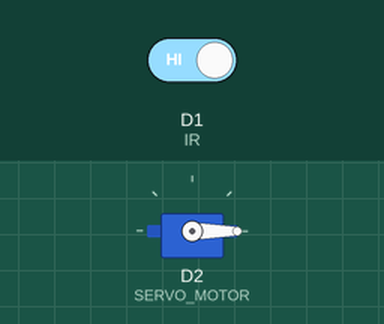
Recording of a sketch running on a simulated ESP8266 (NodeMCU). Shown: servo. The test bench sets the inputs (shaded band); at power-on: D1 (IR) HIGH. WiFi joins after 1.5 s; servers stay silent unless stated; network time is answered at once with the bench clock; the local clock reads 2024-03-15 10:24:30 at power-on unless the sketch sets it; what the sketch prints to the serial monitor is not drawn.

Above: at 2.7 s.
2.8 s: D1 (IR) driven LOW
At 6.3 s:
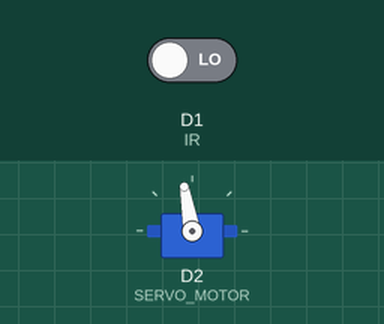
7.0 s: D1 (IR) driven HIGH
At 7.8 s:
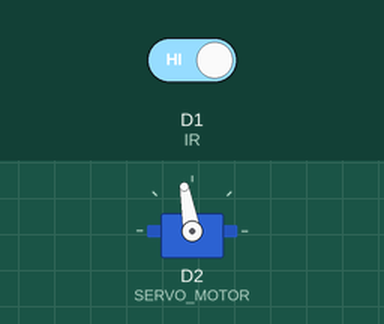
Timing chart, 0 to 10.0 s (numbered marks = the images above; inputs shaded):
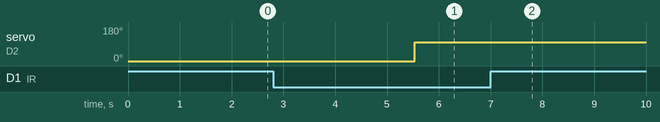

The sketch:

Finel_Code.ino
```cpp
#include <ESP8266WiFi.h>
#include <NTPClient.h>
#include <WiFiUdp.h>
#include <Servo.h>

// Replace with your network credentials
const char *ssid     = "wifiname";
const char *password = "wifipassword";

// Define NTP Client to get time
WiFiUDP ntpUDP;
NTPClient timeClient(ntpUDP, "in.pool.ntp.org");
#define IR D1
#define SERVO_MOTOR D2
bool on = false;

Servo myservo;  // create servo object to control a servo

void setup() {
  // Initialize Serial Monitor
  Serial.begin(115200);

  myservo.attach(SERVO_MOTOR);  // attaches the servo on GIO2 to the servo object
  myservo.write(0);


  // Connect to Wi-Fi
  Serial.print("Connecting to ");
  Serial.println(ssid);
  WiFi.begin(ssid, password);
  while (WiFi.status() != WL_CONNECTED) {
    delay(500);
    Serial.print(".");
  }

// Initialize a NTPClient to get time
  timeClient.begin();
  timeClient.setTimeOffset(19800);
}

void loop() {
  timeClient.update();

  time_t epochTime = timeClient.getEpochTime();
  Serial.print("Epoch Time: ");
  Serial.println(epochTime);

  String formattedTime = timeClient.getFormattedTime();
  Serial.print("Formatted Time: ");
  Serial.println(formattedTime);

  int currentHour = timeClient.getHours();
  Serial.print("Hour: ");
  Serial.println(currentHour);

  //Get a time structure
  struct tm *ptm = gmtime ((time_t *)&epochTime);

  //Print complete date:
  String currentDate = String(ptm->tm_year+1900) + "-" + String(ptm->tm_mon+1) + "-" + String(ptm->tm_mday);
  Serial.print("Current date: ");
  Serial.println(currentDate);

  int ir_value = digitalRead(IR);
  Serial.println(ir_value);
  if((ir_value == 0)||((on == true)||((currentHour == 6) || (currentHour == 24)))){
      myservo.write(0);              // tell servo to go to position in variable 'pos'
      delay(2000);                       // waits 15ms for the servo to reach the position

      myservo.write(100);              // tell servo to go to position in variable 'pos'
      delay(2000);
    }
  delay(2000);
}
```

Measured:
- after the input at 2.8 s, servo on D2 (SERVO_MOTOR): 0° → 100° after 2.7 s
- after the input at 7.0 s, servo on D2 (SERVO_MOTOR): stays 100° (without the input it goes to 0° after 2.5 s)
